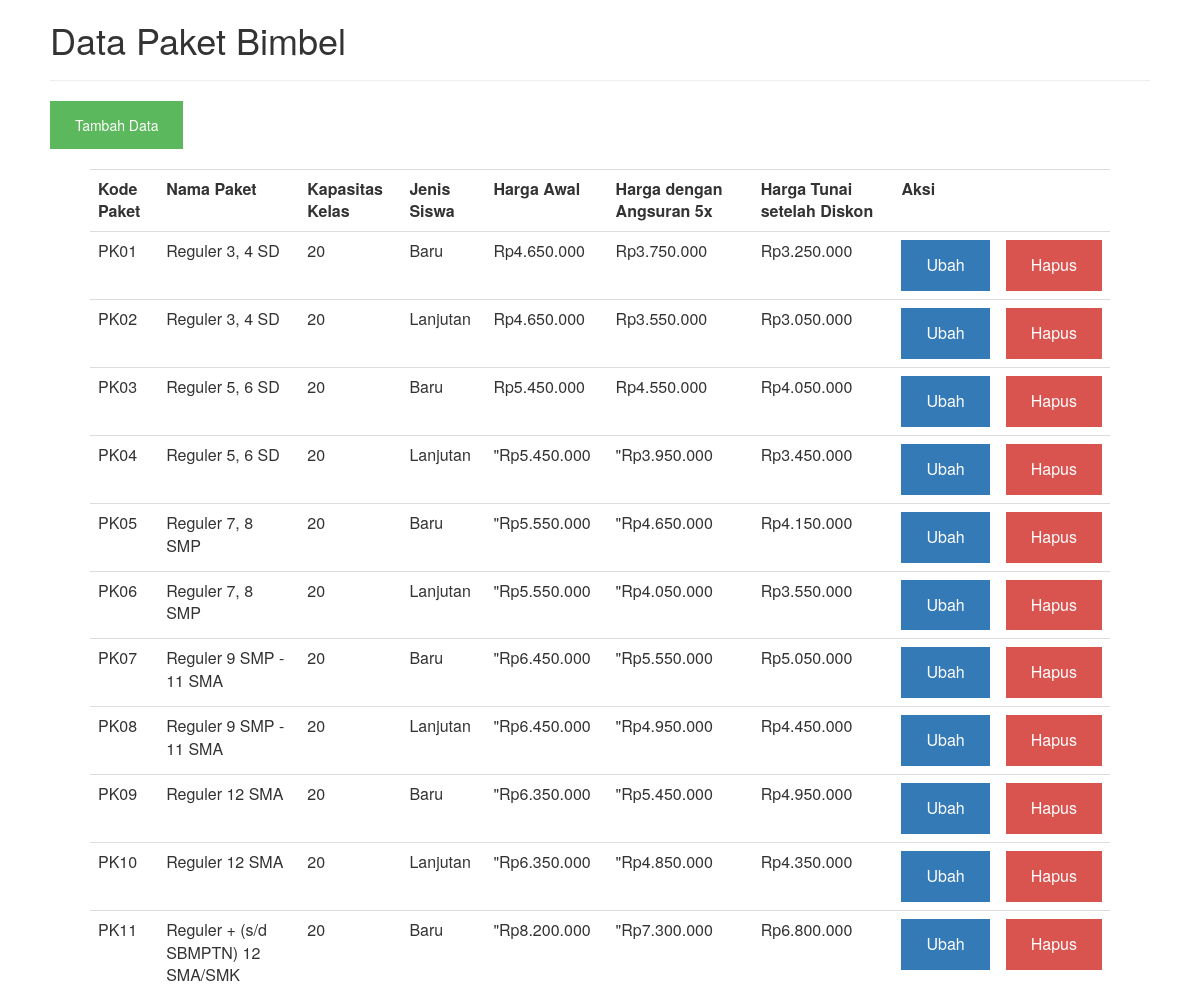
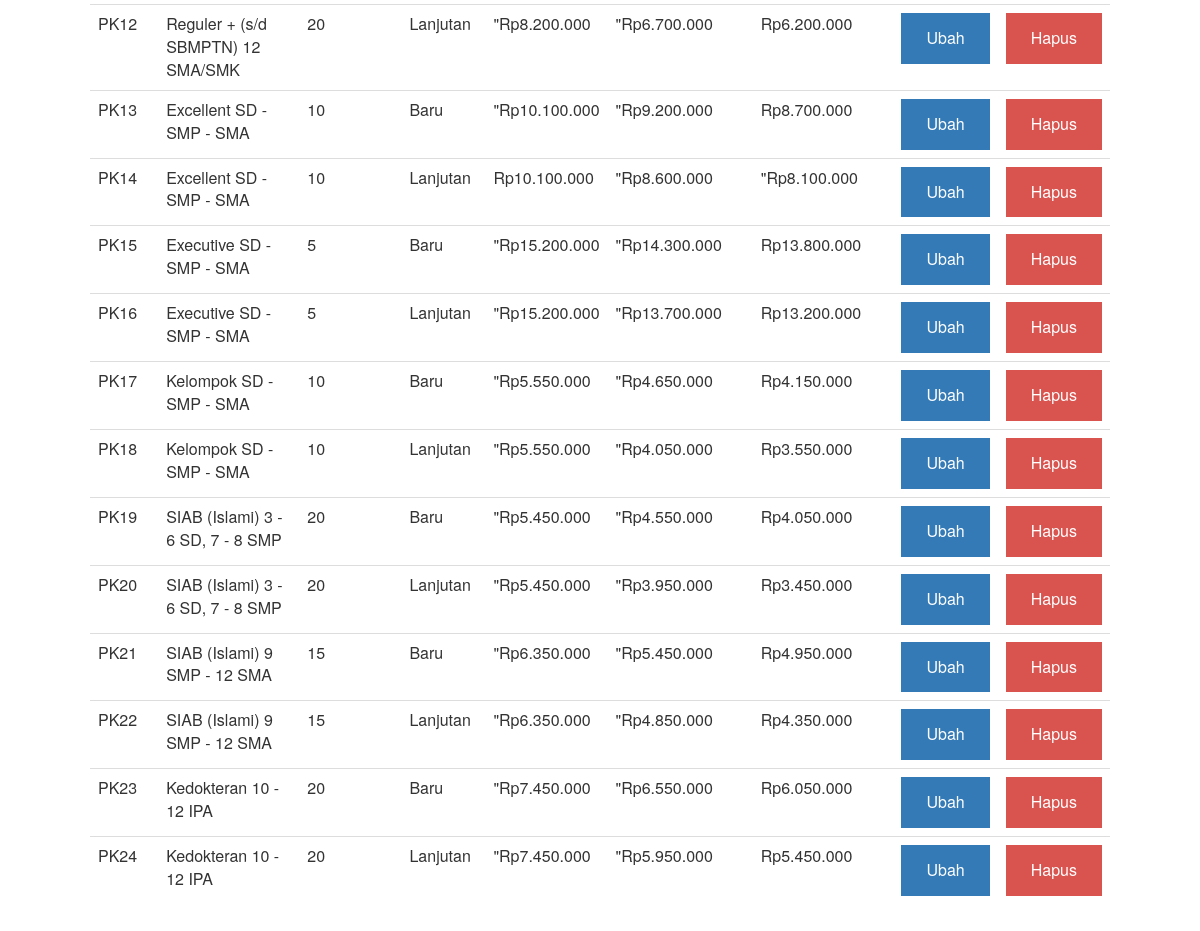
/index.php/paketbimbel, run on the app's committed database (2 pictures, top to bottom).
### tables this page shows
CREATE TABLE IF NOT EXISTS `paketbimbel` (
  `KdPaket` varchar(4) NOT NULL,
  `NamaPaket` varchar(40) NOT NULL,
  `KapasitasKelas` int(2) NOT NULL,
  `JenisSiswa` varchar(20) NOT NULL,
  `HargaAwal` varchar(13) NOT NULL,
  `Angsuran5x` varchar(13) NOT NULL,
  `TunaiDiskon` varchar(13) NOT NULL
);

### application/controllers/paketbimbel.php (called while the page is built, shortened)
<?php if ( ! defined('BASEPATH')) exit('No direct script access allowed');
class PaketBimbel extends CI_Controller {
	public function __construct(){
		$this->load->model('PaketBimbelModel');
	}
	public function index(){
		$data['paketbimbel'] = $this->PaketBimbelModel->view();
		$this->load->view('paketbimbel/index', $data);
	}
}

### index.php (called while the page is built, shortened)
<?php
require_once BASEPATH.'core/CodeIgniter.php';

### application/models/PaketBimbelModel.php (called while the page is built, shortened)
<?php if ( ! defined('BASEPATH')) exit('No direct script access allowed');
class PaketBimbelModel extends CI_Model {
	public function view(){
		return $this->db->get('paketbimbel')->result();
	}
}

### application/views/paketbimbel/index.php (the view, shortened to what this page needs)
<html>
	<head>
		<link href="<?php echo base_url('library/css/index.css')?>" rel="stylesheet">
  	<link rel="stylesheet" href="https://maxcdn.bootstrapcdn.com/bootstrap/3.3.7/css/bootstrap.min.css">
	</head>
	<body>
		<h1>Data Paket Bimbel</h1>
		<hr>
		<a class="btn_tambah" href='<?php echo base_url("paketbimbel/tambah"); ?>'>Tambah Data</a>
		<br><br>
		<div class="ex2">
				<table class="table table-hover" border="0" cellpadding="4">
					<tr>
						<th>Kode Paket</th>
						<th>Nama Paket</th>
						<th>Kapasitas Kelas</th>
						<th>Jenis Siswa</th>
		        <th>Harga Awal</th>
		        <th>Harga dengan Angsuran 5x</th>
		        <th>Harga Tunai setelah Diskon</th>
						<th colspan="2">Aksi</th>
					</tr>
					<?php
					if( ! empty($paketbimbel)){
						foreach($paketbimbel as $data){
							echo "<tr>
							<td>".$data->KdPaket."</td>
							<td>".$data->NamaPaket."</td>
							<td>".$data->KapasitasKelas."</td>
							<td>".$data->JenisSiswa."</td>
							<td>".$data->HargaAwal."</td>
							<td>".$data->Angsuran5x."</td>
							<td>".$data->TunaiDiskon."</td>
							<td><a class='btn_ubah'  href='".base_url("paketbimbel/ubah/".$data->KdPaket)."'>Ubah</a></td>
							<td><a class='btn_hapus' onClick='return doconfirm();' href='".base_url("paketbimbel/hapus/".$data->KdPaket)."'>Hapus</a></td>
							</tr>";
						}
					}else{
						echo "<tr><td align='center' colspan='7'>Data Tidak Ada</td></tr>";
					}
					?>
				</table>
			</div>
	</body>
</html>

### library/css/index.css (style rules this page uses)
.btn_ubah, a { background-color: #337ab7; color: white; padding: 14px 25px; text-align: center; text-decoration: none; display: inline-block; }
.btn_hapus, a { background-color: #d9534f; color: white; padding: 14px 25px; text-align: center; text-decoration: none; display: inline-block; }
.btn_tambah, a { background-color: #5cb85c; color: white; padding: 14px 25px; text-align: center; text-decoration: none; display: inline-block; }
div.ex2 { padding-left: 40px; padding-right: 40px; }
body { padding-left: 50px; padding-right: 50px; padding-bottom: 50px; border-radius: 5px; }

### data on the page
paketbimbel: KdPaket "PK01", NamaPaket "Reguler 3, 4 SD", KapasitasKelas "20", JenisSiswa "Baru", HargaAwal "Rp4.650.000", Angsuran5x "Rp3.750.000", TunaiDiskon "Rp3.250.000"
paketbimbel: KdPaket "PK02", NamaPaket "Reguler 3, 4 SD", KapasitasKelas "20", JenisSiswa "Lanjutan", HargaAwal "Rp4.650.000", Angsuran5x "Rp3.550.000", TunaiDiskon "Rp3.050.000"
paketbimbel: KdPaket "PK03", NamaPaket "Reguler 5, 6 SD", KapasitasKelas "20", JenisSiswa "Baru", HargaAwal "Rp5.450.000", Angsuran5x "Rp4.550.000", TunaiDiskon "Rp4.050.000"
paketbimbel: KdPaket "PK04", NamaPaket "Reguler 5, 6 SD", KapasitasKelas "20", JenisSiswa "Lanjutan", HargaAwal "\"Rp5.450.000", Angsuran5x "\"Rp3.950.000", TunaiDiskon "Rp3.450.000"
paketbimbel: KdPaket "PK05", NamaPaket "Reguler 7, 8 SMP", KapasitasKelas "20", JenisSiswa "Baru", HargaAwal "\"Rp5.550.000", Angsuran5x "\"Rp4.650.000", TunaiDiskon "Rp4.150.000"
paketbimbel: KdPaket "PK06", NamaPaket "Reguler 7, 8 SMP", KapasitasKelas "20", JenisSiswa "Lanjutan", HargaAwal "\"Rp5.550.000", Angsuran5x "\"Rp4.050.000", TunaiDiskon "Rp3.550.000"
paketbimbel: KdPaket "PK07", NamaPaket "Reguler 9 SMP - 11 SMA", KapasitasKelas "20", JenisSiswa "Baru", HargaAwal "\"Rp6.450.000", Angsuran5x "\"Rp5.550.000", TunaiDiskon "Rp5.050.000"
paketbimbel: KdPaket "PK08", NamaPaket "Reguler 9 SMP - 11 SMA", KapasitasKelas "20", JenisSiswa "Lanjutan", HargaAwal "\"Rp6.450.000", Angsuran5x "\"Rp4.950.000", TunaiDiskon "Rp4.450.000"
paketbimbel: KdPaket "PK09", NamaPaket "Reguler 12 SMA", KapasitasKelas "20", JenisSiswa "Baru", HargaAwal "\"Rp6.350.000", Angsuran5x "\"Rp5.450.000", TunaiDiskon "Rp4.950.000"
paketbimbel: KdPaket "PK10", NamaPaket "Reguler 12 SMA", KapasitasKelas "20", JenisSiswa "Lanjutan", HargaAwal "\"Rp6.350.000", Angsuran5x "\"Rp4.850.000", TunaiDiskon "Rp4.350.000"
paketbimbel: KdPaket "PK11", NamaPaket "Reguler + (s/d SBMPTN) 12 SMA/SMK", KapasitasKelas "20", JenisSiswa "Baru", HargaAwal "\"Rp8.200.000", Angsuran5x "\"Rp7.300.000", TunaiDiskon "Rp6.800.000"
paketbimbel: KdPaket "PK12", NamaPaket "Reguler + (s/d SBMPTN) 12 SMA/SMK", KapasitasKelas "20", JenisSiswa "Lanjutan", HargaAwal "\"Rp8.200.000", Angsuran5x "\"Rp6.700.000", TunaiDiskon "Rp6.200.000"
paketbimbel: KdPaket "PK13", NamaPaket "Excellent SD - SMP - SMA", KapasitasKelas "10", JenisSiswa "Baru", HargaAwal "\"Rp10.100.000", Angsuran5x "\"Rp9.200.000", TunaiDiskon "Rp8.700.000"
paketbimbel: KdPaket "PK14", NamaPaket "Excellent SD - SMP - SMA", KapasitasKelas "10", JenisSiswa "Lanjutan", HargaAwal "Rp10.100.000", Angsuran5x "\"Rp8.600.000", TunaiDiskon "\"Rp8.100.000"
paketbimbel: KdPaket "PK15", NamaPaket "Executive SD - SMP - SMA", KapasitasKelas "5", JenisSiswa "Baru", HargaAwal "\"Rp15.200.000", Angsuran5x "\"Rp14.300.000", TunaiDiskon "Rp13.800.000"
paketbimbel: KdPaket "PK16", NamaPaket "Executive SD - SMP - SMA", KapasitasKelas "5", JenisSiswa "Lanjutan", HargaAwal "\"Rp15.200.000", Angsuran5x "\"Rp13.700.000", TunaiDiskon "Rp13.200.000"
paketbimbel: KdPaket "PK17", NamaPaket "Kelompok SD - SMP - SMA", KapasitasKelas "10", JenisSiswa "Baru", HargaAwal "\"Rp5.550.000", Angsuran5x "\"Rp4.650.000", TunaiDiskon "Rp4.150.000"
paketbimbel: KdPaket "PK18", NamaPaket "Kelompok SD - SMP - SMA", KapasitasKelas "10", JenisSiswa "Lanjutan", HargaAwal "\"Rp5.550.000", Angsuran5x "\"Rp4.050.000", TunaiDiskon "Rp3.550.000"
paketbimbel: KdPaket "PK19", NamaPaket "SIAB (Islami) 3 - 6 SD, 7 - 8 SMP", KapasitasKelas "20", JenisSiswa "Baru", HargaAwal "\"Rp5.450.000", Angsuran5x "\"Rp4.550.000", TunaiDiskon "Rp4.050.000"
paketbimbel: KdPaket "PK20", NamaPaket "SIAB (Islami) 3 - 6 SD, 7 - 8 SMP", KapasitasKelas "20", JenisSiswa "Lanjutan", HargaAwal "\"Rp5.450.000", Angsuran5x "\"Rp3.950.000", TunaiDiskon "Rp3.450.000"
paketbimbel: KdPaket "PK21", NamaPaket "SIAB (Islami) 9 SMP - 12 SMA", KapasitasKelas "15", JenisSiswa "Baru", HargaAwal "\"Rp6.350.000", Angsuran5x "\"Rp5.450.000", TunaiDiskon "Rp4.950.000"
paketbimbel: KdPaket "PK22", NamaPaket "SIAB (Islami) 9 SMP - 12 SMA", KapasitasKelas "15", JenisSiswa "Lanjutan", HargaAwal "\"Rp6.350.000", Angsuran5x "\"Rp4.850.000", TunaiDiskon "Rp4.350.000"
paketbimbel: KdPaket "PK23", NamaPaket "Kedokteran 10 - 12 IPA", KapasitasKelas "20", JenisSiswa "Baru", HargaAwal "\"Rp7.450.000", Angsuran5x "\"Rp6.550.000", TunaiDiskon "Rp6.050.000"
paketbimbel: KdPaket "PK24", NamaPaket "Kedokteran 10 - 12 IPA", KapasitasKelas "20", JenisSiswa "Lanjutan", HargaAwal "\"Rp7.450.000", Angsuran5x "\"Rp5.950.000", TunaiDiskon "Rp5.450.000"
